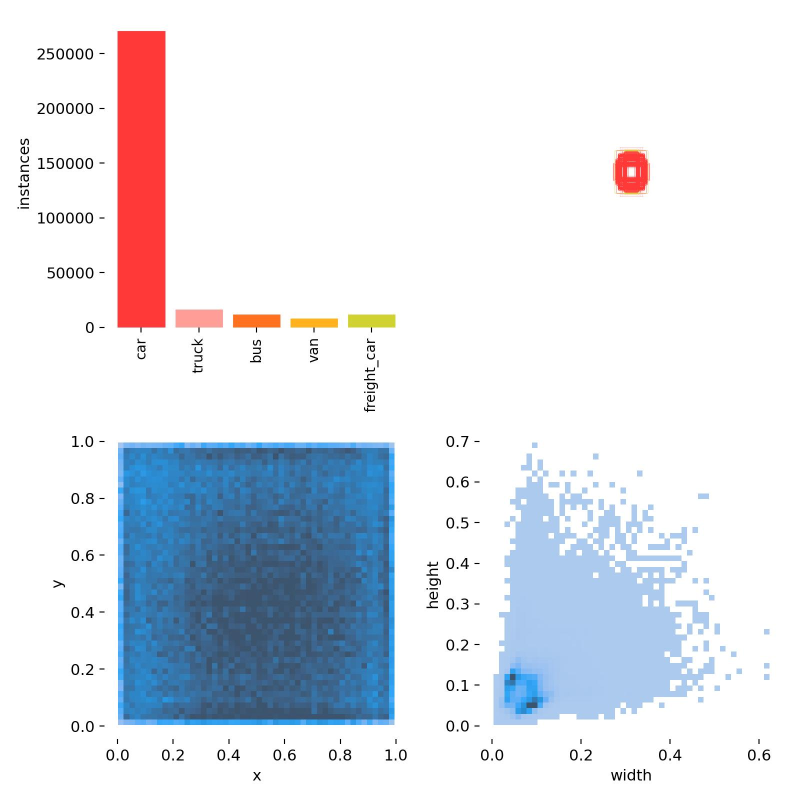
#> input picture DroneVehicle_OBB_FusionTransfer/P2D-001_IRPrompt-P34_PostC2f_v1/labels.jpg, 1600 x 1600 px (shown at 1/2 size)
$ python -i analyze_alignment.py   (imports and definitions only)   (older library calls are emulated)
#> lines starting #> are read from the running program, lines starting #| are printed output that depends on the picture
#> further down, picture is the input picture: shape (1600, 1600, 3); mean B, G, R 235.2, 227.8, 224.2
#!/usr/bin/env python3
"""Audit RGB/IR pairing and estimate residual geometric displacement."""

from __future__ import annotations

import argparse
import csv
import json
import math
from collections import Counter, defaultdict
from pathlib import Path
from typing import Any, Iterable

import cv2
import numpy as np
from PIL import Image


ROOT = Path("/media/biiteam/新加卷1/biiteam/MCONG/datasets/DroneVehicle_twostream_3")
OUT = Path(__file__).resolve().parent
SPLITS = ("train", "val", "test")
SAMPLE_SIZES = {"train": 200, "val": 50, "test": 150}
CLASS_NAMES = {0: "car", 1: "truck", 2: "bus", 3: "van", 4: "freight_car"}


# [5 lines left out: function quantile, not called in this run]


def rounded(value: float | None, digits: int = 4) -> float | None:
    return None if value is None else round(float(value), digits)


# [16 lines left out: functions write_csv, image_index, not called in this run]


def label_index(directory: Path) -> dict[str, Path]:
    return {path.stem: path for path in directory.glob("*.txt")}


# [5 lines left out: function sample_evenly, not called in this run]


def gradient_feature(image: np.ndarray) -> np.ndarray:
    image = image.astype(np.float32) / 255.0
    image = cv2.GaussianBlur(image, (0, 0), 1.2)
    grad_x = cv2.Sobel(image, cv2.CV_32F, 1, 0, ksize=3)
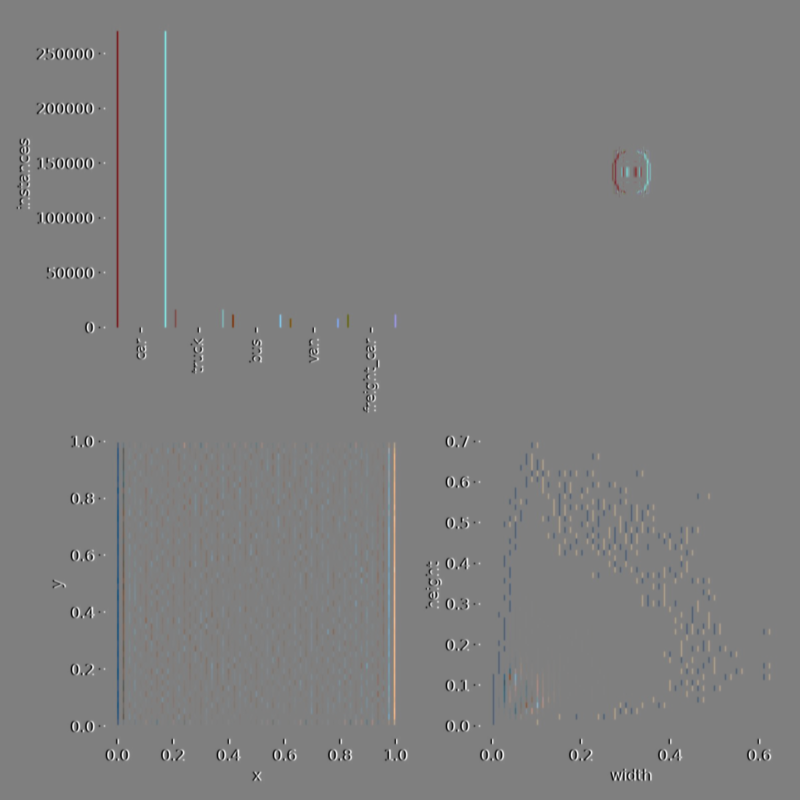
#> grad_x: shape (1600, 1600, 3) float32 (shown at 1/2 size); mean of channels 0, 1, 2 -2.18e-10, 1.86e-10, 4.07e-11; drawn with min black and max white
    grad_y = cv2.Sobel(image, cv2.CV_32F, 0, 1, ksize=3)
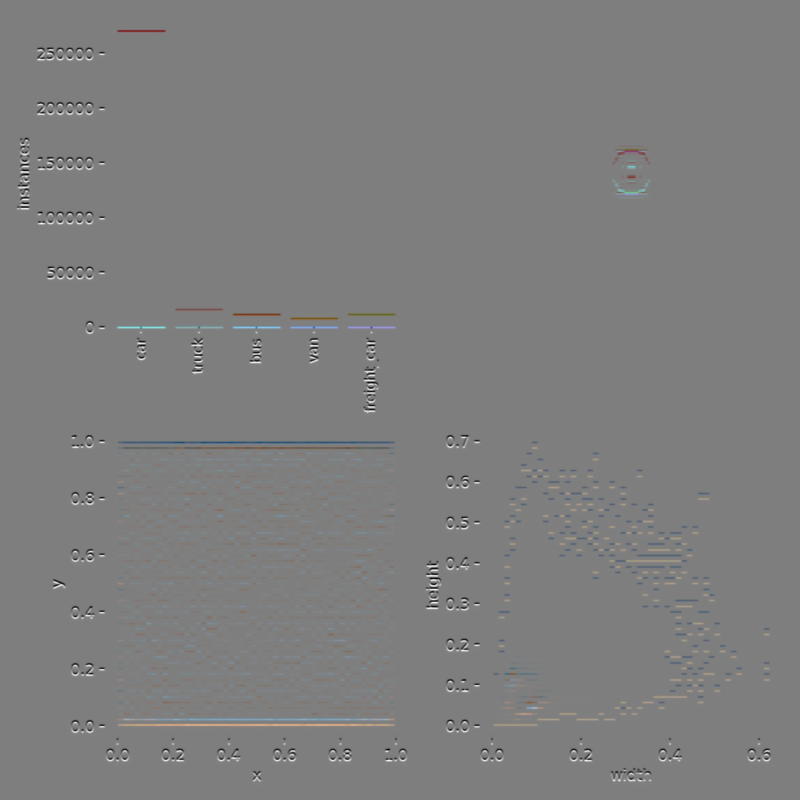
#> grad_y: shape (1600, 1600, 3) float32 (shown at 1/2 size); mean of channels 0, 1, 2 4.18e-08, 1.78e-08, 6.69e-09; drawn with min black and max white
    magnitude = cv2.magnitude(grad_x, grad_y)
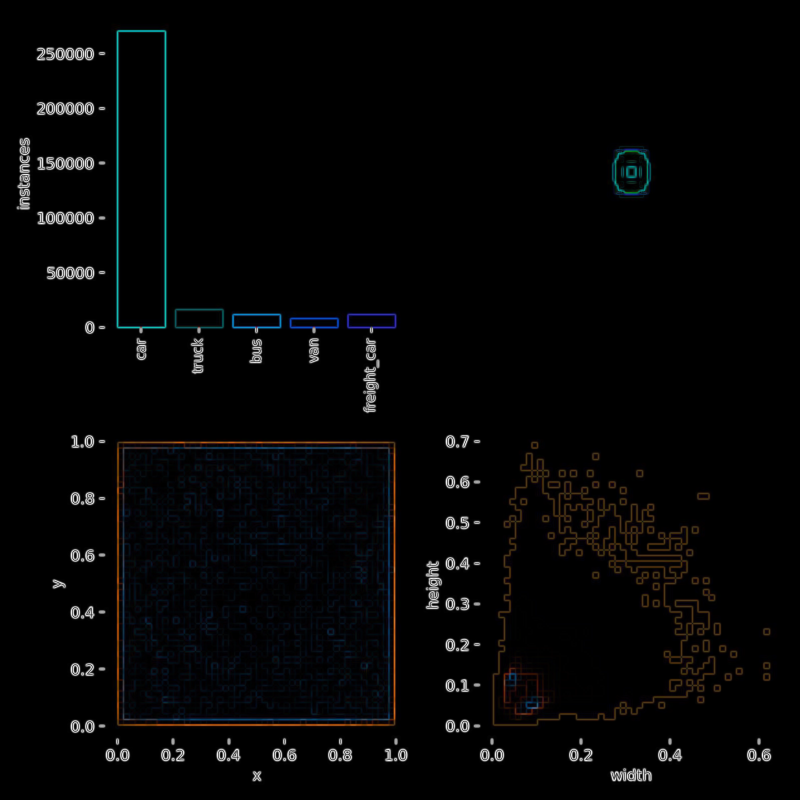
#> magnitude: shape (1600, 1600, 3) float32 (shown at 1/2 size); mean of channels 0, 1, 2 0.0466, 0.0443, 0.0435; drawn with min black and max white
    magnitude = cv2.GaussianBlur(magnitude, (0, 0), 1.0)
    mean, std = cv2.meanStdDev(magnitude)
#> mean = [0.0466, 0.0443, 0.0435]; std = [0.185, 0.184, 0.185]
    return (magnitude - float(mean[0, 0])) / max(float(std[0, 0]), 1e-6)


# [109 lines left out: functions estimate_translation, estimate_affine, not called in this run]


def count_labels(path: Path) -> int:
    with path.open(encoding="utf-8") as handle:
        return sum(1 for line in handle if line.strip())


# [281 lines left out: functions profile_boxes, load_alignment_rows, summarize_boxes, main, not called in this run]


# [2 lines not run here, left out]

>>> import cv2
>>> picture = cv2.imread('../../DroneVehicle_OBB_FusionTransfer/P2D-001_IRPrompt-P34_PostC2f_v1/labels.jpg')
>>> result = gradient_feature(picture)
